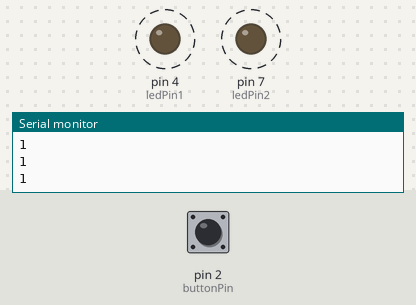
Bench run of a sketch on a simulated Arduino Uno, built with avr-gcc and run on an emulated ATmega328P. Shown: output pins drawn as LEDs (lit = HIGH), the last lines printed to the serial monitor. Dashed ring = blinking. The inputs (shaded band) are chosen by the test bench; at power-on: pin 2 (buttonPin) HIGH.

Above: at 2.8 s.
2.9 s: pin 2 (buttonPin) pulled LOW for 3.2 s
At 3.4 s:
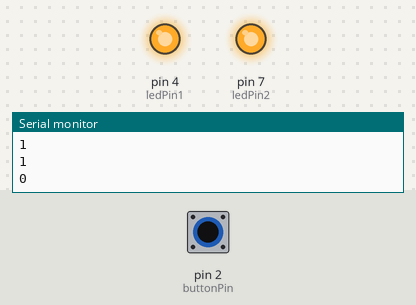
At 4.05 s:
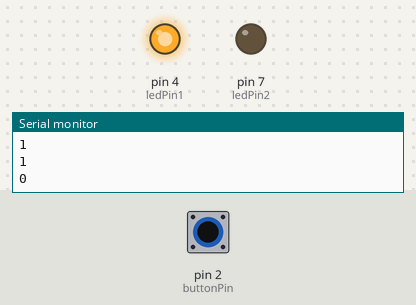
Timing chart, 0 to 13.6 s (numbered marks = the images above; inputs shaded):
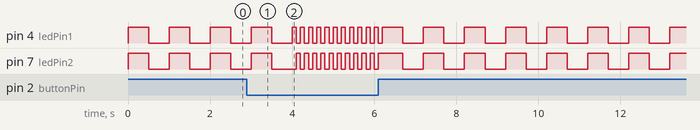

The sketch:

Lecture_Sketch_3.ino
```cpp
int buttonPin = 2;
int ledPin1 = 4;
int ledPin2 = 7;
int firstInterval = 500; // 1000 milliseconds = 1 second
int secondInterval = 100;
int buttonState = 1;
int buttonValue;

void setup() {
  Serial.begin(9600);
  pinMode(buttonPin, INPUT);
  pinMode(ledPin1, OUTPUT);
  pinMode(ledPin2, OUTPUT);
}

void loop() {

  buttonValue = digitalRead(buttonPin);
  Serial.println(buttonValue);

  digitalWrite(ledPin1, HIGH);
  digitalWrite(ledPin2, HIGH);
  delay(firstInterval);
  digitalWrite(ledPin1, LOW);
  digitalWrite(ledPin2, LOW);
  delay(firstInterval);

  while (buttonValue == 0) {
      digitalWrite(ledPin1, HIGH);
      digitalWrite(ledPin2, LOW);
      delay(secondInterval);
      digitalWrite(ledPin1, LOW);
      digitalWrite(ledPin2, HIGH);
      delay(secondInterval);
      buttonValue = digitalRead(buttonPin);
    }

}
```
